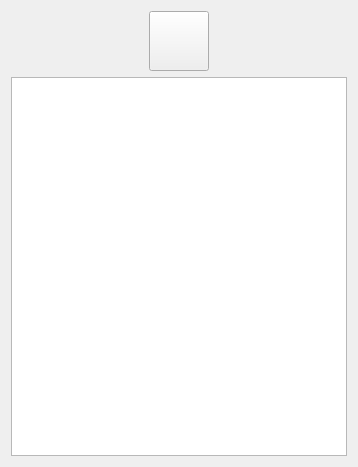
<?xml version="1.0" encoding="UTF-8"?>
<ui version="4.0">
 <class>Widget</class>
 <widget class="QWidget" name="Widget">
  <property name="geometry">
   <rect>
    <x>0</x>
    <y>0</y>
    <width>358</width>
    <height>467</height>
   </rect>
  </property>
  <property name="windowTitle">
   <string>Widget</string>
  </property>
  <layout class="QHBoxLayout" name="horizontalLayout">
   <item>
    <layout class="QVBoxLayout" name="verticalLayout_2">
     <item alignment="Qt::AlignHCenter">
      <widget class="QPushButton" name="ser1_on">
       <property name="minimumSize">
        <size>
         <width>60</width>
         <height>60</height>
        </size>
       </property>
       <property name="maximumSize">
        <size>
         <width>60</width>
         <height>60</height>
        </size>
       </property>
       <property name="styleSheet">
        <string notr="true">QPushButton{
	border-image:url(:/icon/off_btn.png);
}
QPushButton:pressed{
	border-image:url(:/icon/swi_btn.png);
}
QPushButton:checked{
	border-image:url(:/icon/on_btn.png);
}
QPushButton:pressed:checked{
	border-image:url(:/icon/swi_btn.png);
}</string>
       </property>
       <property name="text">
        <string/>
       </property>
       <property name="checkable">
        <bool>true</bool>
       </property>
      </widget>
     </item>
     <item>
      <widget class="QTextBrowser" name="textBrowser">
       <property name="styleSheet">
        <string notr="true"/>
       </property>
      </widget>
     </item>
     <item>
      <spacer name="horizontalSpacer">
       <property name="orientation">
        <enum>Qt::Horizontal</enum>
       </property>
       <property name="sizeHint" stdset="0">
        <size>
         <width>0</width>
         <height>0</height>
        </size>
       </property>
      </spacer>
     </item>
    </layout>
   </item>
  </layout>
 </widget>
 <resources/>
 <connections/>
</ui>
